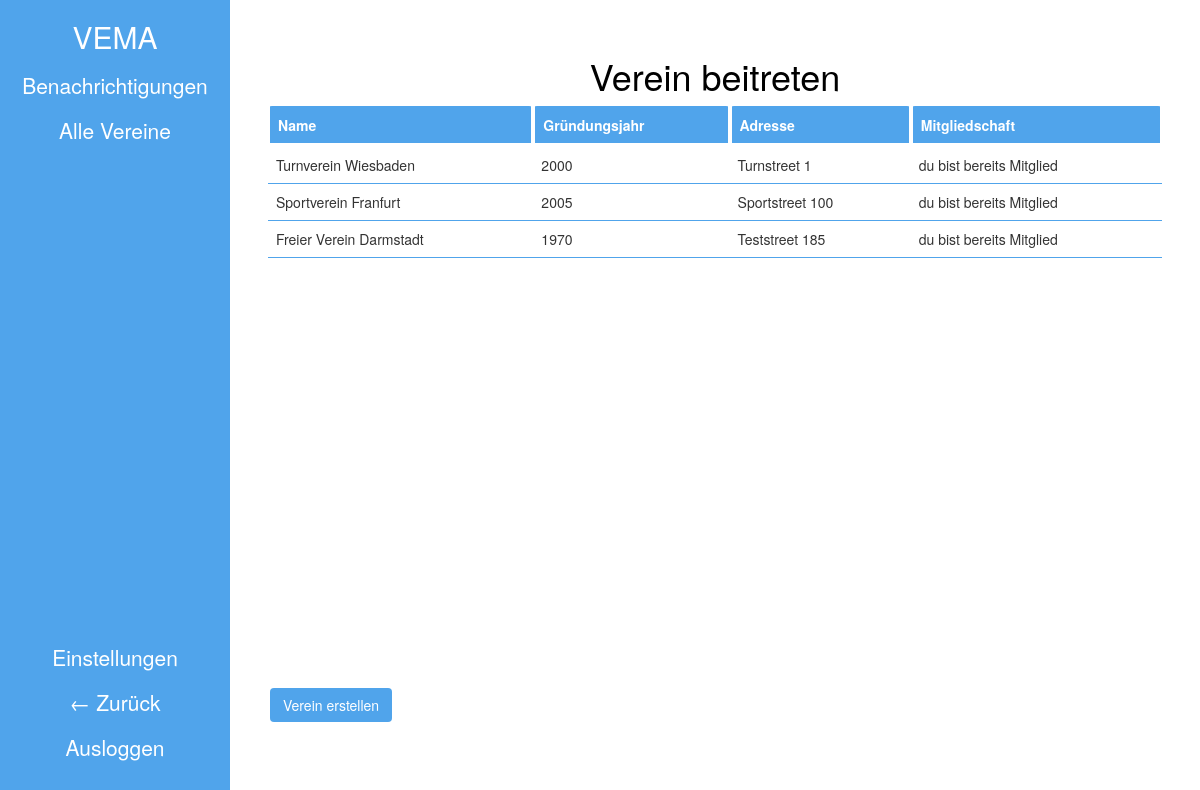
Page /clubs/allclubs/ (signed in) on the committed database.
### manageyourclub/clubs/models.py (models this page shows, shortened)
class ClubModel(models.Model):
    clubname = models.CharField(max_length=30)
    yearOfFoundation = models.CharField(max_length=4)
    address = models.ForeignKey(to=AddressModel, on_delete=models.PROTECT)

class AddressModel(models.Model):
    streetAddress = models.CharField(max_length=20)
    houseNumber = models.CharField(max_length=5)
    postcode = models.ForeignKey(to=PlaceModel, on_delete=models.PROTECT)

### manageyourclub/clubs/views.py (the view)
# urls.py: path('allclubs/', allClubs, name='allclubs'),
def allClubs(request):
    user = request.user
    Memberships = Membership.objects.filter(member=user)
    myClubs = []
    for membership in Memberships:
        myClubs.append(membership.club)
    context = {
        'Memberships':Memberships,
        'clubs': ClubModel.objects.all(),
        'myClubs':myClubs,
    }
    if not ClubModel.objects.all().exists():
        return redirect('addclub')
    return render(request, 'all_clubs.html', context)

### manageyourclub/clubs/templates/all_clubs.html
{% extends 'table.html' %}
{% block headline %}Verein beitreten{% endblock headline %}
{% block tablehead %}
    <th>Name</th>
    <th>Gründungsjahr</th>
    <th>Adresse</th>
    <th>Mitgliedschaft</th>
{% endblock tablehead %}
{% block tablerows %}
    {% for club in clubs %}
        <tr>
            <td id="clubname_{{ forloop.counter }}">{{ club.clubname }}</td>
            <td id="clubyear_{{ forloop.counter }}">{{ club.yearOfFoundation }}</td>
            <td id="clubadress_{{ forloop.counter }}">{{ club.address.streetAddress }} {{ club.address.houseNumber }}</td>
            <td>
                {% if club not in myClubs %}
                    <form action="{% url 'requestMembership' %}" method="post" id="requestMembershipForm_{{ forloop.counter }}">
                        {% csrf_token %}
                        <Button
                            type="submit"
                            name="clubId"
                            class="btn btn-default icon-button"
                            data-toggle="tooltip"
                            title="Beitrittsanfrage an {{ club.clubname }} senden"
                            value="{{ club.id }}"
                            form="requestMembershipForm_{{ forloop.counter }}" id="requestMembershipButton_{{ forloop.counter }}"
                        >
                            <i class="fas fa-sign-in-alt"></i>
                        </Button>
                    </form>
                {% else %}
                    du bist bereits Mitglied
                {% endif %}
            </td>
        </tr>
    {% endfor %}
{% endblock tablerows %}
{% block underTable %}
    <a href='{% url "addclub" %}' id="addclub_link">
        <button type="button" class="btn btn-default" style="margin-left: 4px; border-color: transparent; background-color: var(--vema-blue); color:var(--bg-color);" id="addclub_button">
            {% block modal-toggle-text %}Verein erstellen{% endblock modal-toggle-text %}
        </button>
    </a>
{% endblock underTable %}

### manageyourclub/static/templates/table.html
{% extends 'base loggedin.html' %}
{% load static %}
{% block stylesheets %}
    <link rel="stylesheet" href="{% static 'css/tables.css' %}">
{% endblock stylesheets %}
{% block content%}
    {% block aboveTable %}
        <h1 style="color: rgb(0, 0, 0); text-align: center;">{% block headline %}{% endblock headline %}</h1>
    {% endblock aboveTable %}
    <div class="table-container">
        {% block table %}
            <table class="table">
                <tr>
                    {% block tablehead %}
                    {% endblock tablehead %}
                </tr>
                {% block tablerows %}
                {% endblock tablerows %}
            </table>
        {% endblock table %}
    </div>
    {% block underTable %}
    {% endblock underTable %}
{% endblock content%}

### manageyourclub/static/templates/base loggedin.html (shortened to what this page needs)
{% extends 'base.html' %}
{% block leiste %}
  <div class="base text-center split left vema-navbar" style="color: white; height: 100%; width: 230px; padding:0">
    <h2 style="color: white;">VEMA</h2>
    <a style="color: white;" href="{% url 'home' %}"><div>Benachrichtigungen</div></a>
    <a style="color: white;" href="{% url 'allclubs' %}"><div>Alle Vereine</div></a>
    <div id="bottom-stuff">
      <a style="color: white;" href="{% url 'userData' %}"><div>Einstellungen</div></a>
      <a style="color: white;" href="{% url 'home' %}"><div>&larr; Zurück</div></a>
      <a href="{% url 'logout' %}" style="color: white;"><div>Ausloggen</div></a>
    </div>
{% endblock leiste %}
{% block right %}
<main class="right-div" style="padding:3%; width:calc(100% - 230px); left:230px;">
{% endblock right %}

### manageyourclub/static/templates/base.html (shortened to what this page needs)
<!DOCTYPE html>
<html>
<head>
  {% load static %}
  <link rel="stylesheet" href="{% static 'css/bootstrap.css' %}">
  <link rel="stylesheet" href="{% static 'css/base.css' %}">
  {% block stylesheets %}{% endblock stylesheets %}
</head>
<body>
  {% block leiste %}
    {% endblock leiste %}
  </div>
  {% block right %}
    {% endblock right %}
      {% block content %}
      {% endblock %}
  </main>
</body>
</html>

### manageyourclub/static/css/base.css (style rules this page uses)
:root { --vema-blue: #50A4Eb; --grey: #ADB5BD; --bg-color: white; }
.vema-navbar div { padding:0 20px 0 20px; }
#bottom-stuff { padding: 0; width: 100%; position: absolute; bottom: 30px; }

### manageyourclub/static/css/tables.css (style rules this page uses)
th { background-color: var(--vema-blue); color: white; border: 4px solid; border-radius: 4px; border-spacing: 4px; }
.table th, .table td { vertical-align: middle; }
td { border-bottom: 1px solid var(--vema-blue); }
.table-container { height:80%; overflow: auto; }

### rows in the picture
ClubModel: clubname "Turnverein Wiesbaden", yearOfFoundation "2000", address.streetAddress "Turnstreet", address.houseNumber "1", shows "du bist bereits Mitglied"
ClubModel: clubname "Sportverein Franfurt", yearOfFoundation "2005", address.streetAddress "Sportstreet", address.houseNumber "100", shows "du bist bereits Mitglied"
ClubModel: clubname "Freier Verein Darmstadt", yearOfFoundation "1970", address.streetAddress "Teststreet", address.houseNumber "185", shows "du bist bereits Mitglied"
